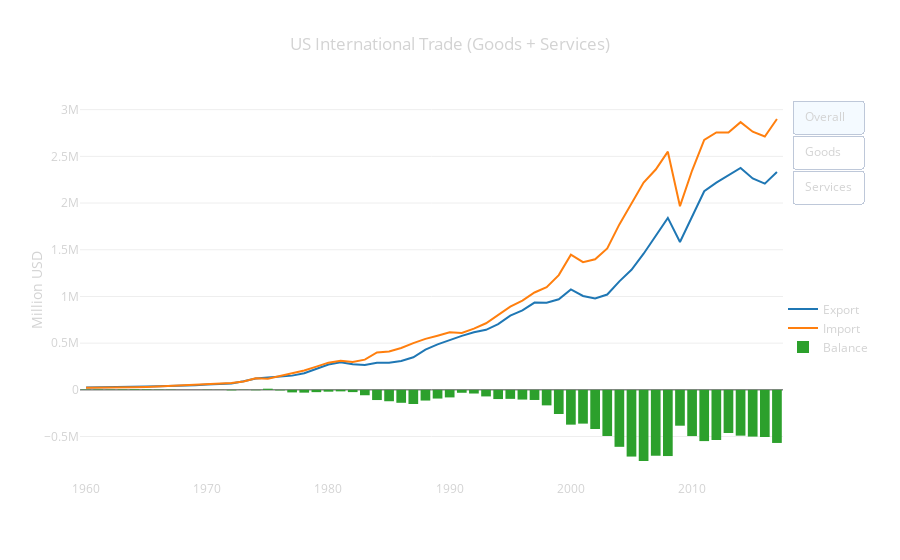

The notebook cell this image was saved under:
### Code cell
trace00 = go.Scatter(
    x = total['Period'],
    y = total['Export_Total'],
    name = "Export"
)

trace01 = go.Scatter(
    x = total['Period'],
    y = total['Import_Total'],
    name = "Import"
)

trace02 = go.Bar(
    x = total['Period'],
    y = total['Balance_Total'],
    name = "Balance"
)

trace10 = go.Scatter(
    x = total['Period'],
    y = total['Export_Goods'],
    name = "Export",visible=False
)

trace11 = go.Scatter(
    x = total['Period'],
    y = total['Import_Goods'],
    name = "Import",visible=False
)

trace12 = go.Bar(
    x = total['Period'],
    y = total['Balance_Goods'],
    name = "Balance",visible=False
)

trace20 = go.Scatter(
    x = total['Period'],
    y = total['Export_Services'],
    name = "Export",visible=False
)

trace21 = go.Scatter(
    x = total['Period'],
    y = total['Import_Services'],
    name = "Import",visible=False
)

trace22 = go.Bar(
    x = total['Period'],
    y = total['Balance_Services'],
    name = "Balance",
    visible=False
)

data_plt = [trace00,trace01,trace02,trace10,trace11,trace12,trace20,trace21,trace22]

buttonlist = []    
allcat = dict(label = 'Overall',
                 method = 'update',
                 args = [{'visible':[True, True, True, False, False, False, False,False,False]},
                         {'title': 'US International Trade (Goods + Services) '}])
goods = dict(label = 'Goods',
                 method = 'update',
                 args = [{'visible':[False, False, False,True, True, True, False, False, False]},
                         {'title': 'US International Trade (Goods)'}])

services = dict(label = 'Services',
                 method = 'update',
                 args = [{'visible':[False, False, False,False, False, False,True, True, True]},
                         {'title': 'US International Trade (Services) '}])
buttonlist = [allcat, goods, services] 

updatemenus = list([dict(direction = 'down', active =0 ,type="buttons", 
                         buttons=buttonlist,pad ={'r': 25},showactive = True,
                        x = 1.15, y=1)])

layout = dict(title='US International Trade (Goods + Services)', showlegend=True,
              updatemenus=updatemenus,
              yaxis = dict(title = 'Million USD'),
             legend = dict(x= 1,y = 0.4),
             paper_bgcolor='rgba(0,0,0,0)',
            plot_bgcolor='rgba(0,0,0,0)',
            font = dict(color = 'lightgrey'))

fig = go.Figure(data=data_plt, layout=layout)

py.iplot(fig, filename='total_trade')
